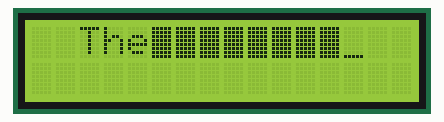
Simulated run of this sketch. Board: Arduino Uno, built with avr-gcc and run on an emulated ATmega328P. Parts: 16×2 character LCD.

Above: at 0.1 s.

The sketch:

study09.ino
```cpp
#include <LiquidCrystal.h>

LiquidCrystal lcd(12, 11, 5, 4, 3, 2);
byte customChar[8] = {
  0b11111,
  0b11111,
  0b11111,
  0b11111,
  0b11111,
  0b11111,
  0b11111,
  0b11111
};

void setup()
{
  lcd.createChar(0, customChar);
  lcd.begin(16, 2);
  lcd.setCursor(2, 0); //(x axis,y axis) not allowed decimal numbers.
  lcd.print("The");
  lcd.write((uint8_t)0); //unsigned int type
  lcd.write((uint8_t)0);
  lcd.write((uint8_t)0);
  lcd.write((uint8_t)0);
  lcd.write((uint8_t)0);
  lcd.write((uint8_t)0);
  lcd.write((uint8_t)0);
  lcd.write((uint8_t)0);
 }

void loop() {
   lcd.cursor();
  delay(500);
  lcd.noCursor();
  delay(500);
}
```
